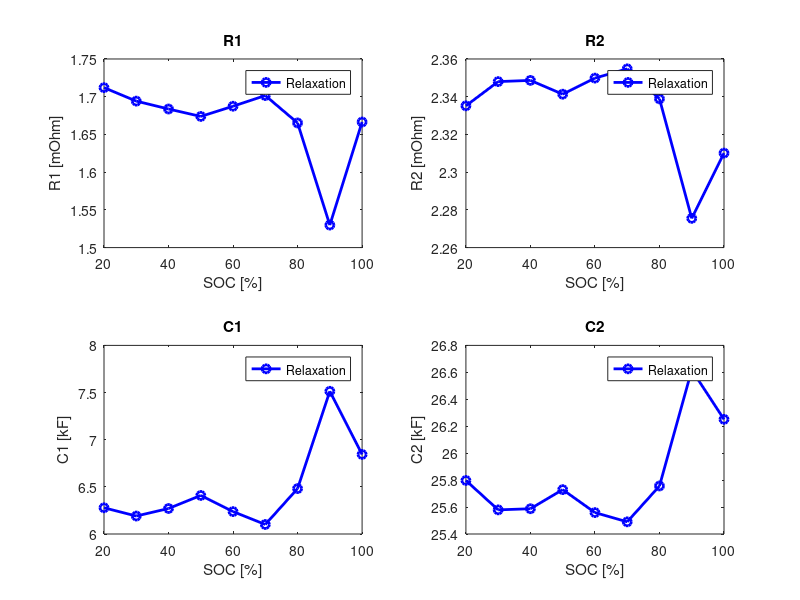

MATLAB code for this plot:
clear;
clc;
close all;

%% load data
load rc2_cf_params_linear.mat
% r0 = r0_cf * 1e3;
r1 = r1_cf * 1e3;
r2 = r2_cf * 1e3;
c1 = c1_cf * 1e-3;
c2 = c2_cf * 1e-3;
soc = [100; 90; 80; 70; 60; 50; 40; 30; 20];

%% swap params
for i = 1:length(r1)
    if c1(i) > c2(i)
        temp = c1(i);
        c1(i) = c2(i);
        c2(i) = temp;
        temp = r1(i);
        r1(i) = r2(i);
        r2(i) = temp;
    end
end

%% plot
figure(1);
% subplot(2, 3, 1)
% plot(soc, r0, '-ob', 'LineWidth', 2);
% hold on;
% % plot(soc, r0_cf, '--or', 'LineWidth', 2);
% xlabel('SOC [%]')
% ylabel('R0 [mOhm]')
% title('R0')
% legend('Relaxation')

subplot(2, 2, 1)
plot(soc, r1, '-ob', 'LineWidth', 2);
hold on;
% plot(soc, r1_cf, '--or', 'LineWidth', 2);
xlabel('SOC [%]')
ylabel('R1 [mOhm]')
title('R1')
legend('Relaxation')

subplot(2, 2, 2)
plot(soc, r2, '-ob', 'LineWidth', 2);
hold on;
% plot(soc, r2_cf, '--or', 'LineWidth', 2);
xlabel('SOC [%]')
ylabel('R2 [mOhm]')
title('R2')
legend('Relaxation')

subplot(2, 2, 3)
plot(soc, c1, '-ob', 'LineWidth', 2);
hold on;
% plot(soc, c1_cf, '--or', 'LineWidth', 2);
xlabel('SOC [%]')
ylabel('C1 [kF]')
title('C1')
legend('Relaxation')

subplot(2, 2, 4)
plot(soc, c2, '-ob', 'LineWidth', 2);
hold on;
% plot(soc, c2_cf, '--or', 'LineWidth', 2);
xlabel('SOC [%]')
ylabel('C2 [kF]')
title('C2')
legend('Relaxation')
